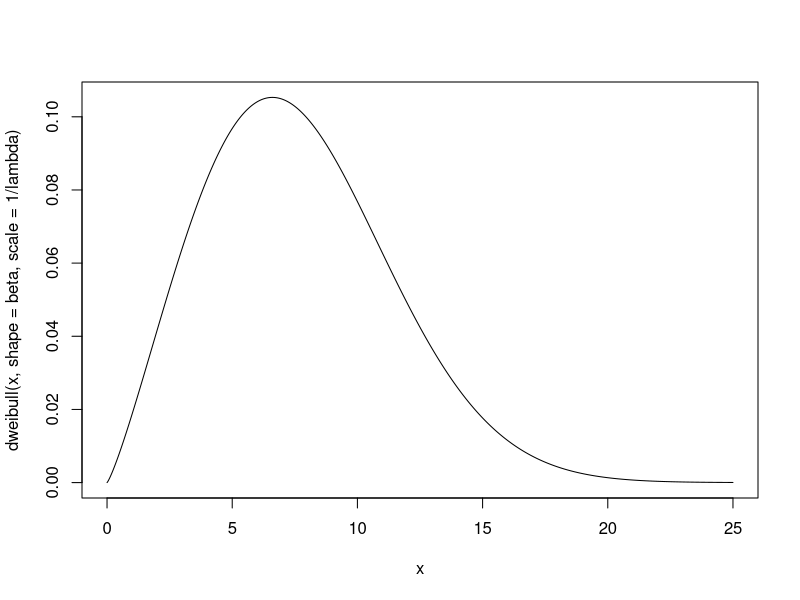

This figure's R source:
# ----- Aufgabe 1 -----
# A
lambda <- 1/1000

# B
pexp(100, lambda)

# C
pexp(1000, lambda)

# D
1 - pexp(1000, lambda)

# E
1 - pexp(4000, lambda)

# F
pexp(1200, lambda) - pexp(900, lambda)

# ---- Aufgabe 2 ----
beta <- 2.2
lambda <- 1/8.7
# A
1 - pweibull(4, shape=beta, scale = 1/lambda)

# B
x <- seq(0, 25, 0.01)
plot(x, dweibull(x, shape = beta, scale = 1/lambda), type='l')

# C
qweibull(0.05, shape = 2.2, scale = 8.7)

# D
qweibull(0.632, shape = 2.2, scale = 8.7)

# E
mean(rweibull(100000, shape=2.2, scale=8.7))

8.7 * gamma(1+1/2.2)
